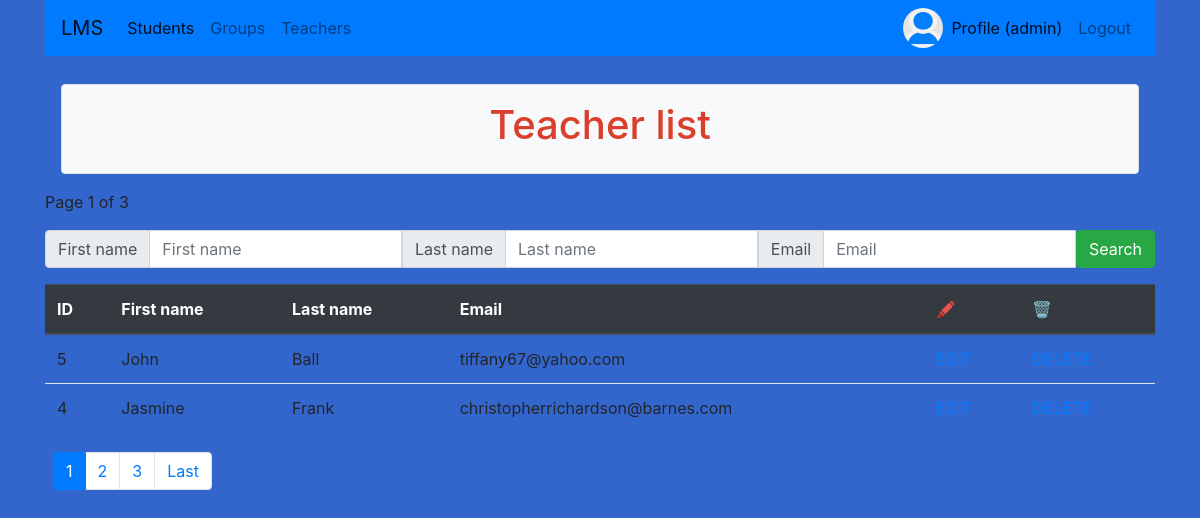
/teachers/ (signed in), run on the app's committed database.
### user_account/models.py (models this page shows, shortened)
class UserAccountProfile(models.Model):
    user = models.OneToOneField(
        User,
        on_delete=models.CASCADE,
        related_name="profile"
    )
    image = models.ImageField(default='default.jpg', upload_to='pics')

### teacher/models.py (models this page shows, shortened)
class Teacher(models.Model):
    first_name = models.CharField(max_length=40, null=False)
    last_name = models.CharField(max_length=20, null=False)
    email = models.EmailField(max_length=50, null=True, unique=True)
    birthdate = models.DateField(default=datetime.date.today)
    phone_number = models.CharField(max_length=12, default=380000000000, unique=True)

### teacher/views.py (the view)
# urls.py: path('', TeachersListView.as_view(), name='list'),
class TeachersListView(LoginRequiredMixin, ListView):
    model = Teacher
    template_name = 'teachers_list.html'
    context_object_name = 'teachers_list'
    login_url = reverse_lazy('login')
    paginate_by = 2
    def get_queryset(self):
        request = self.request
        qs = super().get_queryset()
        qs = qs.order_by('-id')
        if request.GET.get('tfname') or request.GET.get('tlname') or request.GET.get('email'):
            qs = qs.filter(Q(first_name=request.GET.get('tfname')) | Q(
                last_name=request.GET.get('tlname')) | Q(email=request.GET.get('email')))
        return qs
    def get_context_data(self, *, object_list=None, **kwargs):
        context = super().get_context_data(object_list=None, **kwargs)
        context['title'] = 'Teacher list'
        return context

### teacher/templates/teachers_list.html
{% extends 'base.html' %}
{% block content %}
    <form>
        <div class="input-group mb-3">
          <div class="input-group-prepend">
            <span class="input-group-text" id="basic-addon1">First name</span>
          </div>
          <input  name="tfname" type="text" class="form-control" placeholder="First name" aria-label="firstname" aria-describedby="basic-addon1">
          <div class="input-group-prepend">
            <span class="input-group-text" id="basic-addon1">Last name</span>
          </div>
          <input  name="tlname" type="text" class="form-control" placeholder="Last name" aria-label="lastname" aria-describedby="basic-addon1">
          <div class="input-group-prepend">
            <span class="input-group-text" id="basic-addon1">Email</span>
          </div>
          <input  name="email" type="text" class="form-control" placeholder="Email" aria-label="lastname" aria-describedby="basic-addon1">
          <button type="submit" class="btn btn-success">Search</button>
        </div>
    </form>
    {% include 'includes/teachers_table.html' %}
{% endblock %}

### templates/base.html (shortened to what this page needs)
{% load static %}
<!DOCTYPE html>
<html lang="en">
<head>
    <link rel="stylesheet" href="https://stackpath.bootstrapcdn.com/bootstrap/4.5.0/css/bootstrap.min.css"
>
    <link rel="stylesheet" type="text/css" href="{% static 'main/css/base.css' %}">
</head>
<body>
<div class="container">
    <nav class="navbar navbar-expand-lg navbar-light bg-primary">
        <a class="navbar-brand" href="{% url 'index' %}">LMS</a>
        <div class="collapse navbar-collapse" id="navbarSupportedContent">
            <ul class="navbar-nav mr-auto">
                <li class="nav-item active">
                    <a class="nav-link" href="{% url 'students:list' %}">Students <span class="sr-only">(current)</span></a>
                </li>
                <li class="nav-item">
                    <a class="nav-link" href="{% url 'groups:list' %}">Groups</a>
                </li>
                <li class="nav-item">
                    <a class="nav-link" href="{% url 'teachers:list' %}">Teachers</a>
                </li>
            </ul>
            <ul class="navbar-nav">
                {% if user.is_authenticated %}
                    <li class="nav-item">
                        <img alt="Profile pic" width="40" height="40" class="rounded-circle" src="{{ user.profile.image.url }}">
                    </li>
                    <li class="nav-item active">
                        <a class="nav-link" href="{% url 'profile' %}">Profile ({{ user.username}})</a>
                    </li>
                    <li class="nav-item">
                        <a class="nav-link" href="{% url 'logout' %}">Logout</a>
                    </li>
                {% endif %}
            </ul>
        </div>
    </nav>
</div>
<div class="container">
        <div class="p-1 m-1">
        </div>
        <div class="border rounded text-center p-3 m-3 bg-light text-dark" >
            <h1>{% block title %}{{ title }}{% endblock %}</h1>
        </div>
    <p>
        Page {{ page_obj.number }} of {{ page_obj.paginator.num_pages }}
    </p>
    {% block  content %}
    {% endblock %}
</div>
</body>
</html>

### teacher/templates/includes/teachers_table.html
{% if teachers_list %}
    <table class="table table-hover">
      <thead class="thead-dark">
        <tr>
            <th>ID</th>
            <th>First name</th>
            <th>Last name</th>
            <th>Email</th>
            <th>&#128397;</th>
            <th>🗑</th>
        </tr>
      </thead>
        {% for teacher in teachers_list %}
            <tr>
                <td> {{ teacher.id }} </td>
                <td> {{ teacher.first_name }} </td>
                <td> {{ teacher.last_name }} </td>
                <td> {{ teacher.email }} </td>
                <td> <a href="{% url 'teachers:edit' teacher.id %}">EDIT</a></td>
                <td> <a href="{% url 'teachers:delete' teacher.id %}">DELETE</a></td>
            </tr>
        {% endfor %}
    </table>
        <div class="p-1 m-1">
            {% include 'includes/pagination.html' %}
        </div>
{% else %}
    <p>Sorry, list is empty</p>
{% endif %}

### static/main/css/base.css (style rules this page uses)
h1 { color: #d93f2c; }
body { background-color: #3366CC; }

### data on the page
Teacher: id "5", first_name "John", last_name "Ball", email "tiffany67@yahoo.com"
Teacher: id "4", first_name "Jasmine", last_name "Frank", email "christopherrichardson@barnes.com"

### other printed values
{{ user.username }} "admin"
{{ title }} "Teacher list"
{{ page_obj.number }} "1"
{{ page_obj.paginator.num_pages }} "3"
{{ number_page }} "2" "3"
